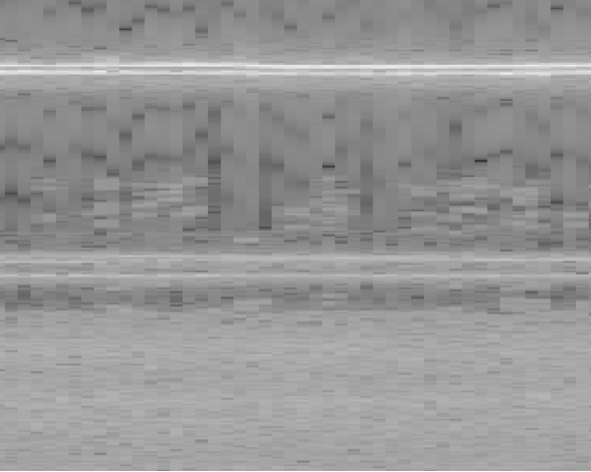
%> input picture code/Screeching.png, 591 x 472 px
$ octave Script_tinnituscs.m   (GNU Octave 9; MATLAB toolbox functions it lacks are replaced by stand-ins)
%> lines starting %> are read from the running program, lines starting %| are printed output that depends on the picture
% Inspired by
% o By S.Gibson, School of Physical Sciences, University of Kent.
% o 1st May, 2013.
% o version 1.0
% o NOTES: If the max number of iterations exceeds 25, error sometimes
%   occurs in l1eq_pd function call.
%
% www.mathworks.com/matlabcentral/fileexchange/41792-simple-compressed-sensing-example

%%%%%%%%%%%%%%%%%%%

% FIDDLE WITH:
% noisyness of subject selection process (below)
% cs samples - parameter m (below)
% biht parameter - sparsity (biht code) - lower (<64) is better
% basis type (1d vs 2d) - rougly the same, preference for 2D

%%%%%%%%%%%%%%%%%%%
% Setup

l = 100000;

A = imread('Screeching.png');
%> A is the input picture: size 472x591x3 uint8; mean R, G, B 150.5, 150.5, 150.4
A = rgb2gray(A);
%> A: size 472x591 uint8
A = imresize(A,1024/size(A,1)); % 0.3
%> A: size 1024x1283 uint8
A = imresize(A,[min(size(A)) min(size(A))]); % 0.3
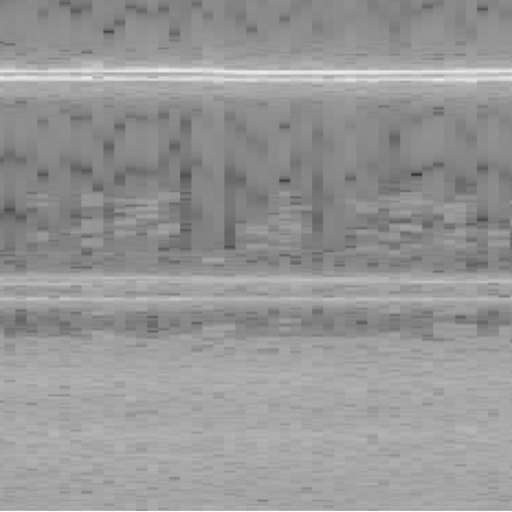
%> A: size 1024x1024 uint8 (shown at 1/2 size); min 46, max 255, mean 150.5
A = double(A)./256;
%> A: size 1024x1024 double

% Convert image to spectrum
A = mean(A,2);
%> A = 1024 values, max 0.996 at index 1024, min 0.48 at index 349, mean 0.588
A = 20.*log10(mean(A,2));
%> A = 1024 values, max -0.034 at index 1024, min -6.37 at index 349, mean -4.68
A = flipud(A);
%> A = 1024 values, max -0.034 at index 1, min -6.37 at index 676, mean -4.68
A(1:5) = -4;

n = length(A);
%> n = 1024
m = 12500; % 2.5% of recommended 20k trials
%%%%%%%%%%%%%%%%%%%
% Real Basis
% create sparse signal by taking the discrete cosine transform
% and picking out the 32 strongest frequencies
% this has the effect of making the signal more sparse
% and "smoothing" the signal by removing low-power frequencies
ii = 32;
b = dct(A);
%> b = 1024 values, max 15.04 at index 2, min -149.9 at index 1, mean -0.131
bm = zeros(n,1);
[val, idx] = sort(abs(b(:)),'descend');
%> val = 1024 values, max 149.9 at index 1, min 1.76e-06 at index 1024, mean 0.347; idx = 1024 values, max 1024 at index 884, min 1 at index 1, mean 512.5
bm(abs(b)>val(ii)) = b(abs(b)>val(ii));

% plot the sparsified signal vs the original
AA = idct(bm);
%> AA = 1024 values, max -1.99 at index 877, min -6.31 at index 682, mean -4.69
figure
plot(A,'k');
hold all
plot(AA,'r')
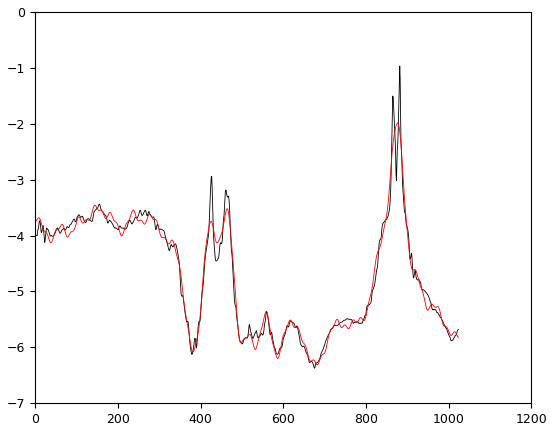
%> figure redrawn from the program's plot data; curve peaks at x = 882, y = -0.967; curve peaks at x = 877, y = -1.99

A = AA;
%> A has the same summary as AA

%%%%%%%%%%%%%%%%%%%
% Subject Selection Process

% create an l x n matrix
% where the rows are copies of the row vector A'
AA = repmat(A',l,1);

% create a binary random l x n matrix
% e.g.,
% [0 1 0
%  1 0 1
%  0 1 0]
X = round(rand(l,n));
% % Ideal selection
% e = sum((X-AA).^2,2);
% y = double(e>=prctile(e,49.5));
% y(y==0) = -1;

% Ideal Selection

% "measure" A by including half the frequency content at random
e = X*A;

% response vector
% if e(ii) is above median, then the response is 1
% else, the response is -1
y = double(e>=prctile(e,50));
y(y==0) = -1;

% [5 lines of commented-out code are left out]

%%%%%%%%%%%%%%%%%%%
% Linear Reconstruction a la Gosselin

%> (the run ends here)
